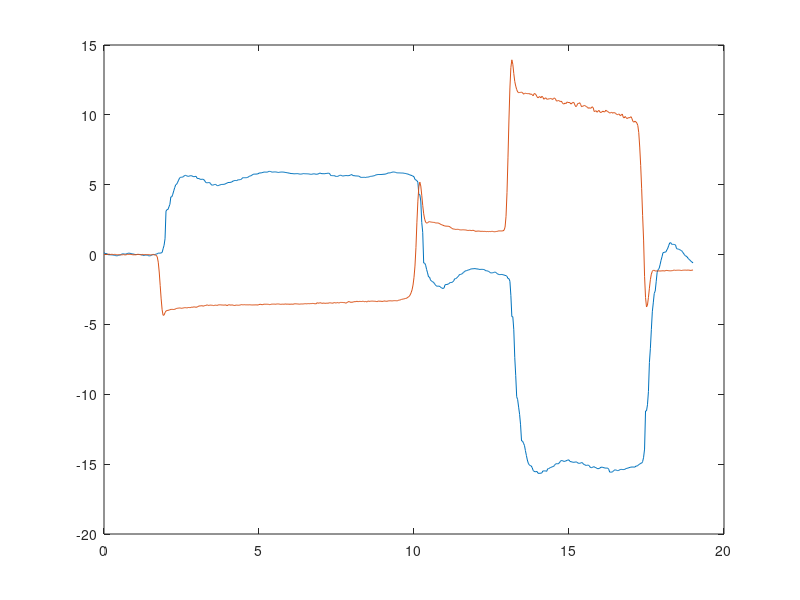

Source code (MATLAB): (Note: this script raises an error after producing the figure.)
close all;
% load('Phugoid.mat', '-mat')
load("Roll-Subs.mat")
% load("Dutch-Roll.mat")
% load("SPPO.mat")
% load('Spiral.mat')
% load('SPPO_deltae_to_theta.mat')

q = Rollrt;
tp = Time;
ele = Aileron;

start = 1.656;

% q = q(tp>start);
% ele= ele(tp>start);
% t = tp(tp>start);

q =q(:) - mean(q(tp<start));
ele = ele(:) - mean(ele(tp<start));
t = tp;
ndat = length(t);
delt = (t(ndat)-t(1))/(ndat-1);
dterrs = diff(t)/delt - 1;

% figure
% plot(t(2:end), dterrs)
% 
figure
plot(t, q)
hold on;
plot(t, ele)

[omega,xfun] = xfer(tp, ele, q);
[coef, xfit] = fitxf(omega, xfun, 4, 2.7, 3);

figure
subplot(2, 1, 1);
semilogy(omega, abs(xfun))
hold on
semilogy(omega, abs(xfit))
% xlim([0, 100])

subplot(2, 1, 2);
plot(omega, angle(xfun))
hold on
plot(omega, angle(xfit))
% xlim([0, 100])


num = [1.133, 0.6522, 0.01197];
% EtoAlpha = tf(coef, [1, 1.052, 1.768, 0.01714, 0.01419]);
% EtoAlpha747 = tf(num, [1, 1.052, 1.768, 0.01714, 0.01419]);

% figure
% step(EtoAlpha)
% step(EtoAlpha747)

s = tf('s');
num_tf = tf(coef, 1);
% num_tf = tf(1, 1);


long_poles = [
                1.836*exp(1j*(pi - acos(0.441))),
                1.836*exp(1j*(pi + acos(0.441))),
                0.123*exp(1j*(pi + acos(0.066))),
                0.123*exp(1j*(pi - acos(0.066))),
             ];

lat_poles = [
                -1/0.2495,
                1.519*exp(1j*(pi + acos(0.15))),
                1.519*exp(1j*(pi - acos(0.15))),
                1/42.6,
             ];

% figure
% plot(long_poles, "x")
% hold on;
% plot(lat_poles, "x")

long_num = tf(1, real(poly(long_poles)));
lat_num  = tf(1, real(poly(lat_poles)));

EtoQ = -s*num_tf * long_num;

pole(EtoQ)
zero(EtoQ)

%%%
figure
[y, time] = step(EtoQ);
subplot(2, 1, 1);
semilogy(time, abs(y))
subplot(2, 1, 2);
plot(time, angle(y))

% figure
% bode(EtoQ)tf(1, real(poly(long_poles)), 1);

figure
step(EtoQ)




